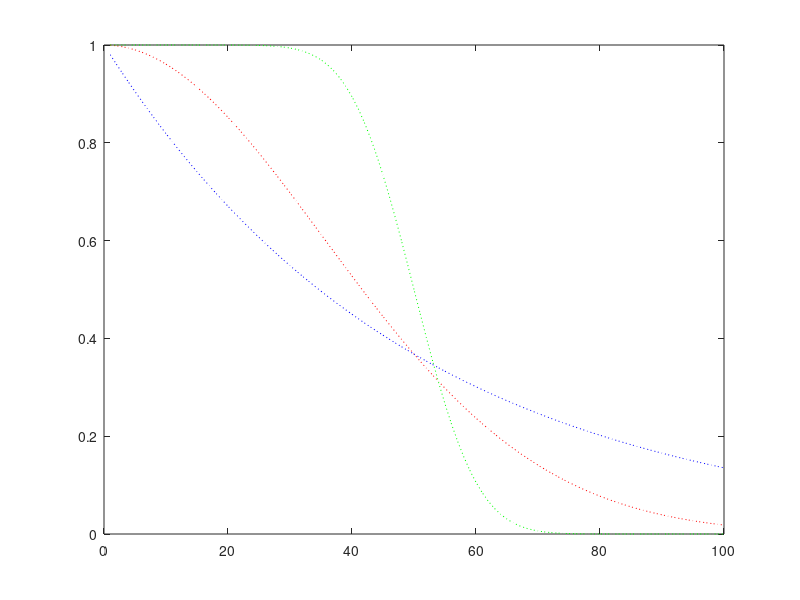

Source code (MATLAB):
mu = 50;
sigma = 2;
theta = 8;
F = @(t) wblcdf(t, mu, sigma);
G = @(t) expcdf(t, mu);
M = @(t) normcdf(t, mu, theta);
count = 100;
P1 = zeros (1, count);
P2 = zeros (1, count);
P3 = zeros (1, count);
for t = 1 : 1 : count
    P1(1, t) = 1- F (t);
    P2(1, t) = 1- G (t);
    P3(1, t) = 1- M (t);
end
figure
X = 1:1:count;
plot (X, P1, ':r', X, P2,':b', X, P3, ':g') 

meanexp = sum (P2);
meanwbl = sum (P1);
meannorm = sum (P3);